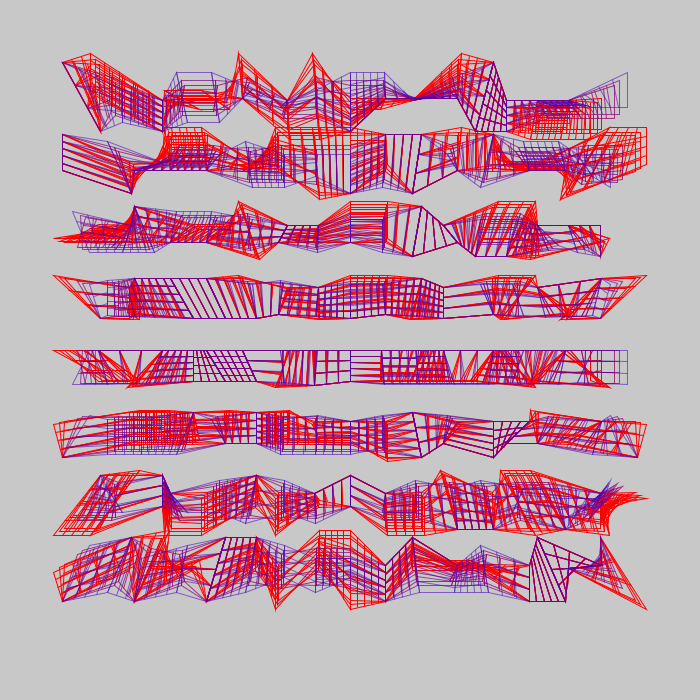

Reproduce this figure in Python.
# Alexandre B A Villares -https://abav.lugaralgum.com/sketch-a-day
# Inspired by my sketch "s315"  # 20181109
# py5 imported mode sketch, learn more at py5coding.org

from villares.line_geometry import Line, par_hatch

GRID_SIZE = 32
SEED = 2

# this rule was used to choose nodes that would move on 
# earlier regular grid deformation sketches (now it's just a random selection)
rule = lambda x, y: random(40) < 20

def setup():
    size(700, 700)
    stroke_cap(SQUARE)
    init_grid(GRID_SIZE)
    background(200)

def draw():
    f = frame_count / 10
    t = cos(f) / 2 + 0.25
    
    if frame_count % 10 == 0:
        print(t)
        for c in Cell.cells:
            c.plot(t)  
            
    if 0 < f < TWO_PI:
        pass # possible save frames 
    else:
        no_loop()


def init_grid(grid_size):
    Cell.border = 100.
    Cell.spacing = (width - Cell.border *2) / grid_size
    Cell.cells = []
    random_seed(SEED)
    for x in range(0, grid_size, 2):
        for y in range(0, grid_size, 4):
                new_cell = Cell(x, y)
                Cell.cells.append(new_cell)
                Cell.grid[x, y] = new_cell
                
    random_seed(SEED + 1) 
    for x in range(-1, grid_size+1, 2):
        for y in range(-1, grid_size+1, 2):
                Node.grid0[x, y] = Node(x, y)   # extrarir do dict
                Node.grid1[x, y] = Node(x, y)   # extrarir do dict


    for c in Cell.cells:
        c.update_vers()
   
class Node():
    grid0 = dict()
    grid1 = dict()

    def __init__(self, x, y):
        self.ix = x
        self.iy = y
        self.px = Cell.border + Cell.spacing + x * Cell.spacing 
        self.py = Cell.border + Cell.spacing + y * Cell.spacing 
        if rule(x, y):
           mx, my = width/2, height/2
           self.px += (self.px - mx) * 0.15 
           self.py += (self.py - my) * 0.15
        self.x = self.px
        self.y = self.py

    def __iter__(self):
        return iter((self.x, self.y))

class Cell():
    cells = []
    grid = dict()

    def __init__(self, x, y):
        self.ix = x
        self.iy = y
        self.px = Cell.border + Cell.spacing  + x * Cell.spacing 
        self.py = Cell.border + Cell.spacing  + y * Cell.spacing 
        self.vers = []
        self.num_hatches = int(random(3, 6))#int(random(5, 12))
        self.type_hatches = random(10)      
      
    def plot(self, t):    
        L0, V0 = self.lines, self.vers
        L1, V1 = self.lines_f, self.vers_f

        stroke_weight(1)
        c = lerp_color(color(255, 0, 0),
                       color(0, 0, 255, 100), t)
        stroke(c) 
        for l0, l1 in zip(L0, L1):
            l = l0.lerp(l1, t)
            l.plot()
        no_fill()
        with begin_closed_shape():
            #strokeWeight(1)
            #stroke(100, 0, 100)
            for p0, p1 in zip(V0, V1):
                vertex(lerp(p0.x, p1.x, t), lerp(p0.y, p1.y, t) )
        
    def update_vers(self):
        self.v0 = Node.grid0.get((self.ix-1, self.iy-1))
        self.v1 = Node.grid0.get((self.ix-1, self.iy+1))
        self.v3 = Node.grid0.get((self.ix+1, self.iy-1))
        self.v2 = Node.grid0.get((self.ix+1, self.iy+1))
        self.vers = [self.v0, self.v1, self.v2, self.v3]
        self.v0f = Node.grid1.get((self.ix-1, self.iy-1))
        self.v1f = Node.grid1.get((self.ix-1, self.iy+1))
        self.v3f = Node.grid1.get((self.ix+1, self.iy-1))
        self.v2f = Node.grid1.get((self.ix+1, self.iy+1))
        self.vers_f = [self.v0f, self.v1f, self.v2f, self.v3f]
        self.hatch()
        
    def hatch(self):
        self.lines = []
        self.lines_f = []
        n = self.num_hatches
        r = self.type_hatches
        if r > 2:                        
            self.lines.extend(par_hatch(self.vers, n, 0))
            self.lines_f.extend(par_hatch(self.vers_f, n, 0))
        if r < 8:
            self.lines.extend(par_hatch(self.vers, n, 1))
            self.lines_f.extend(par_hatch(self.vers_f, n, 1))
        
def key_pressed():
    if key == "s":
        save_frame(f"{SEED}.png")
